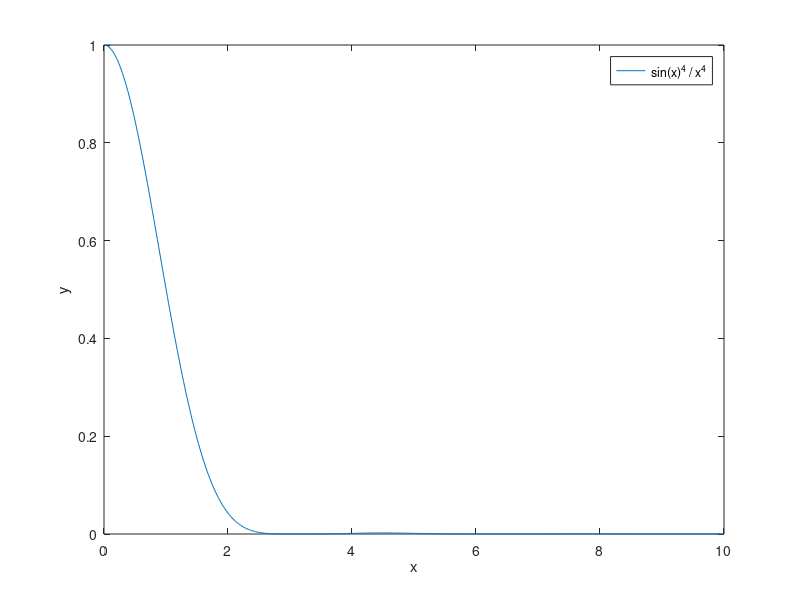

This figure's MATLAB source: (Note: this script raises an error after producing the figure.)
function [] = Problem_B()
    
    % Calculate pi, but name it pii since MATLAB has already defined the variable pi.
    pii = 4 * atan(1);

    %%%%%%%%%%%%
    % Part (i) %
    %%%%%%%%%%%%
    
    % Calculate the RHS.
    rhs = pii / 3;
    fprintf('RHS: %28.20e\n', rhs);
    
    % Define the integrand with a function handle.
    f = @(x) sin(x)^4 / x^4;
    
    figure();
    x = linspace(0,10,500);
    y = zeros(0,length(x));
    for i = 1:length(x)
        y(i) = f(x(i));
    end
    plot(x,y);
    xlabel('x');
    ylabel('y');
    legend('sin(x)^4 / x^4');
    
    min_x   = 0;
    max_x   = 8*pi;
    y0      = 1;
    
    n = 1:30;
    F1   = zeros(1, length(n));
    F2   = zeros(1, length(n));
    Fe   = zeros(1, length(n));
    
    for i = 1:length(n)
        
        n_current = n(i);
    
        F1(i) = Trapezoidal_Inf(f, min_x, max_x, n_current,   y0);
        F2(i) = Trapezoidal_Inf(f, min_x, max_x, n_current*2, y0);
    
    end
    
    Fe = F2 + (F2 - F1) / 3;

    re1 = RelErr(F1, rhs);
    re2 = RelErr(F2, rhs);
    ree = RelErr(Fe, rhs);
    
    figure();
    loglog(n, re1, n, ree);
    xlim([min(n),max(n)]);
    ylim([1e-6, 1]);
    xlabel('Number of Slabs');
    ylabel('Relative Error');
    legend('Trapezoidal Rule', 'Richardson with h1/h2 = 2', 'Location', 'southwest');
    
    %%%%%%%%%%%%%
    % Part (ii) %
    %%%%%%%%%%%%%
    
    % Calculate the RHS.
    rhs = sqrt(pii / 2);
    fprintf('RHS: %28.20e\n', rhs);
    
    % Define the integrand with a function handle.
    f = @(x) sin(x) / sqrt(x);
    
    figure();
    x = linspace(0,100,20000);
    y = zeros(0,length(x));
    for i = 1:length(x)
        y(i) = f(x(i));
    end
    plot(x,y);
    xlabel('x');
    ylabel('y');
    legend('sin(x) / sqrt(x)');
    
    min_x   = 0;
    max_x   = 300*pi;
    y0      = 1;
    
    n = 1000:1000:25000;
    F1   = zeros(1, length(n));
    F2   = zeros(1, length(n));
    
    for i = 1:length(n)
        
        n_current = n(i);
        disp(n_current);
    
        F1(i) = Trapezoidal_Inf(f, min_x, max_x, n_current,   y0);
        F2(i) = Trapezoidal_Inf(f, min_x, max_x, n_current*2, y0);
    
    end
    
    Fe = F2 - (F2 - F1) / 3;

    re1 = RelErr(F1, rhs);
    re2 = RelErr(F2, rhs);
    ree = RelErr(Fe, rhs);
    
    figure();
    loglog(n, re1, n, ree);
    xlim([min(n),max(n)]);
    xlabel('Number of Slabs');
    ylabel('Relative Error');
    legend('Trapezoidal Rule', 'Richardson with h1/h2 = 2', 'Location', 'northeast');
   
end